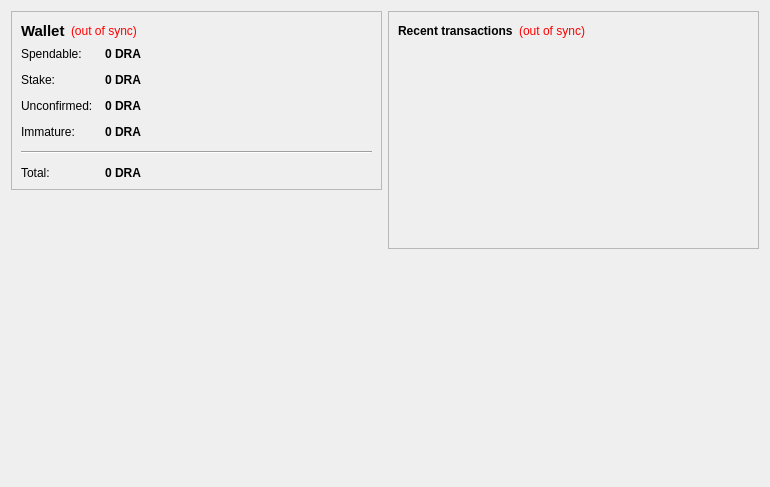
<?xml version="1.0" encoding="UTF-8"?>
<ui version="4.0">
 <class>OverviewPage</class>
 <widget class="QWidget" name="OverviewPage">
  <property name="geometry">
   <rect>
    <x>0</x>
    <y>0</y>
    <width>770</width>
    <height>487</height>
   </rect>
  </property>
  <property name="windowTitle">
   <string>Form</string>
  </property>
  <layout class="QHBoxLayout" name="horizontalLayout" stretch="1,1">
   <item>
    <layout class="QVBoxLayout" name="verticalLayout_2">
     <item>
      <widget class="QFrame" name="frame">
       <property name="frameShape">
        <enum>QFrame::StyledPanel</enum>
       </property>
       <property name="frameShadow">
        <enum>QFrame::Raised</enum>
       </property>
       <layout class="QVBoxLayout" name="verticalLayout_4">
        <item>
         <layout class="QHBoxLayout" name="horizontalLayout_4">
          <item>
           <widget class="QLabel" name="label_5">
            <property name="font">
             <font>
              <pointsize>11</pointsize>
              <weight>75</weight>
              <bold>true</bold>
             </font>
            </property>
            <property name="text">
             <string>Wallet</string>
            </property>
           </widget>
          </item>
          <item>
           <widget class="QLabel" name="labelWalletStatus">
            <property name="toolTip">
             <string>The displayed information may be out of date. Your wallet automatically synchronizes with the bitdrachma network after a connection is established, but this process has not completed yet.</string>
            </property>
            <property name="styleSheet">
             <string notr="true">QLabel { color: red; }</string>
            </property>
            <property name="text">
             <string notr="true">(out of sync)</string>
            </property>
            <property name="alignment">
             <set>Qt::AlignLeading|Qt::AlignLeft|Qt::AlignVCenter</set>
            </property>
           </widget>
          </item>
          <item>
           <spacer name="horizontalSpacer_2">
            <property name="orientation">
             <enum>Qt::Horizontal</enum>
            </property>
            <property name="sizeHint" stdset="0">
             <size>
              <width>40</width>
              <height>20</height>
             </size>
            </property>
           </spacer>
          </item>
         </layout>
        </item>
        <item>
         <layout class="QFormLayout" name="formLayout_2">
          <property name="fieldGrowthPolicy">
           <enum>QFormLayout::AllNonFixedFieldsGrow</enum>
          </property>
          <property name="horizontalSpacing">
           <number>12</number>
          </property>
          <property name="verticalSpacing">
           <number>12</number>
          </property>
          <item row="0" column="0">
           <widget class="QLabel" name="label">
            <property name="text">
             <string>Spendable:</string>
            </property>
           </widget>
          </item>
          <item row="0" column="1">
           <widget class="QLabel" name="labelBalance">
            <property name="font">
             <font>
              <weight>75</weight>
              <bold>true</bold>
             </font>
            </property>
            <property name="cursor">
             <cursorShape>IBeamCursor</cursorShape>
            </property>
            <property name="toolTip">
             <string>Your current spendable balance</string>
            </property>
            <property name="text">
             <string notr="true">0 DRA</string>
            </property>
            <property name="textInteractionFlags">
             <set>Qt::LinksAccessibleByMouse|Qt::TextSelectableByKeyboard|Qt::TextSelectableByMouse</set>
            </property>
           </widget>
          </item>
          <item row="1" column="0">
           <widget class="QLabel" name="label_6">
            <property name="text">
             <string>Stake:</string>
            </property>
           </widget>
          </item>
          <item row="1" column="1">
           <widget class="QLabel" name="labelStake">
            <property name="font">
             <font>
              <weight>75</weight>
              <bold>true</bold>
             </font>
            </property>
            <property name="cursor">
             <cursorShape>IBeamCursor</cursorShape>
            </property>
            <property name="toolTip">
             <string>Total of coins that was staked, and do not yet count toward the current balance</string>
            </property>
            <property name="text">
             <string notr="true">0 DRA</string>
            </property>
            <property name="textInteractionFlags">
             <set>Qt::LinksAccessibleByMouse|Qt::TextSelectableByKeyboard|Qt::TextSelectableByMouse</set>
            </property>
           </widget>
          </item>
          <item row="2" column="0">
           <widget class="QLabel" name="label_3">
            <property name="text">
             <string>Unconfirmed:</string>
            </property>
           </widget>
          </item>
          <item row="2" column="1">
           <widget class="QLabel" name="labelUnconfirmed">
            <property name="font">
             <font>
              <weight>75</weight>
              <bold>true</bold>
             </font>
            </property>
            <property name="cursor">
             <cursorShape>IBeamCursor</cursorShape>
            </property>
            <property name="toolTip">
             <string>Total of transactions that have yet to be confirmed, and do not yet count toward the current balance</string>
            </property>
            <property name="text">
             <string notr="true">0 DRA</string>
            </property>
            <property name="textInteractionFlags">
             <set>Qt::LinksAccessibleByMouse|Qt::TextSelectableByKeyboard|Qt::TextSelectableByMouse</set>
            </property>
           </widget>
          </item>
          <item row="3" column="0">
           <widget class="QLabel" name="labelImmatureText">
            <property name="text">
             <string>Immature:</string>
            </property>
           </widget>
          </item>
          <item row="3" column="1">
           <widget class="QLabel" name="labelImmature">
            <property name="font">
             <font>
              <weight>75</weight>
              <bold>true</bold>
             </font>
            </property>
            <property name="toolTip">
             <string>Mined balance that has not yet matured</string>
            </property>
            <property name="text">
             <string notr="true">0 DRA</string>
            </property>
            <property name="textInteractionFlags">
             <set>Qt::LinksAccessibleByMouse|Qt::TextSelectableByKeyboard|Qt::TextSelectableByMouse</set>
            </property>
           </widget>
          </item>
          <item row="4" column="0" colspan="2">
           <widget class="Line" name="line">
            <property name="orientation">
             <enum>Qt::Horizontal</enum>
            </property>
           </widget>
          </item>
          <item row="5" column="0">
           <widget class="QLabel" name="labelTotalText">
            <property name="text">
             <string>Total:</string>
            </property>
           </widget>
          </item>
          <item row="5" column="1">
           <widget class="QLabel" name="labelTotal">
            <property name="font">
             <font>
              <weight>75</weight>
              <bold>true</bold>
             </font>
            </property>
            <property name="cursor">
             <cursorShape>IBeamCursor</cursorShape>
            </property>
            <property name="toolTip">
             <string>Your current total balance</string>
            </property>
            <property name="text">
             <string notr="true">0 DRA</string>
            </property>
            <property name="textInteractionFlags">
             <set>Qt::LinksAccessibleByMouse|Qt::TextSelectableByKeyboard|Qt::TextSelectableByMouse</set>
            </property>
           </widget>
          </item>
         </layout>
        </item>
       </layout>
      </widget>
     </item>
     <item>
      <spacer name="verticalSpacer">
       <property name="orientation">
        <enum>Qt::Vertical</enum>
       </property>
       <property name="sizeHint" stdset="0">
        <size>
         <width>20</width>
         <height>40</height>
        </size>
       </property>
      </spacer>
     </item>
     <item>
      <widget class="QLabel" name="label_2">
       <property name="autoFillBackground">
        <bool>true</bool>
       </property>
       <property name="text">
        <string/>
       </property>
       <property name="pixmap">
        <pixmap resource="../bitcoin.qrc">:/icons/drmbg</pixmap>
       </property>
       <property name="scaledContents">
        <bool>false</bool>
       </property>
       <property name="margin">
        <number>0</number>
       </property>
      </widget>
     </item>
    </layout>
   </item>
   <item>
    <layout class="QVBoxLayout" name="verticalLayout_3">
     <item>
      <widget class="QFrame" name="frame_2">
       <property name="frameShape">
        <enum>QFrame::StyledPanel</enum>
       </property>
       <property name="frameShadow">
        <enum>QFrame::Raised</enum>
       </property>
       <layout class="QVBoxLayout" name="verticalLayout">
        <item>
         <layout class="QHBoxLayout" name="horizontalLayout_2">
          <item>
           <widget class="QLabel" name="label_4">
            <property name="text">
             <string>&lt;b&gt;Recent transactions&lt;/b&gt;</string>
            </property>
           </widget>
          </item>
          <item>
           <widget class="QLabel" name="labelTransactionsStatus">
            <property name="toolTip">
             <string>The displayed information may be out of date. Your wallet automatically synchronizes with the bitdrachma network after a connection is established, but this process has not completed yet.</string>
            </property>
            <property name="styleSheet">
             <string notr="true">QLabel { color: red; }</string>
            </property>
            <property name="text">
             <string notr="true">(out of sync)</string>
            </property>
            <property name="alignment">
             <set>Qt::AlignRight|Qt::AlignTrailing|Qt::AlignVCenter</set>
            </property>
           </widget>
          </item>
          <item>
           <spacer name="horizontalSpacer">
            <property name="orientation">
             <enum>Qt::Horizontal</enum>
            </property>
            <property name="sizeHint" stdset="0">
             <size>
              <width>40</width>
              <height>20</height>
             </size>
            </property>
           </spacer>
          </item>
         </layout>
        </item>
        <item>
         <widget class="QListView" name="listTransactions">
          <property name="styleSheet">
           <string notr="true">QListView { background: transparent; }</string>
          </property>
          <property name="frameShape">
           <enum>QFrame::NoFrame</enum>
          </property>
          <property name="verticalScrollBarPolicy">
           <enum>Qt::ScrollBarAlwaysOff</enum>
          </property>
          <property name="horizontalScrollBarPolicy">
           <enum>Qt::ScrollBarAlwaysOff</enum>
          </property>
          <property name="selectionMode">
           <enum>QAbstractItemView::NoSelection</enum>
          </property>
         </widget>
        </item>
       </layout>
      </widget>
     </item>
     <item>
      <spacer name="verticalSpacer_2">
       <property name="orientation">
        <enum>Qt::Vertical</enum>
       </property>
       <property name="sizeHint" stdset="0">
        <size>
         <width>20</width>
         <height>40</height>
        </size>
       </property>
      </spacer>
     </item>
    </layout>
   </item>
  </layout>
 </widget>
 <resources/>
 <connections/>
</ui>
